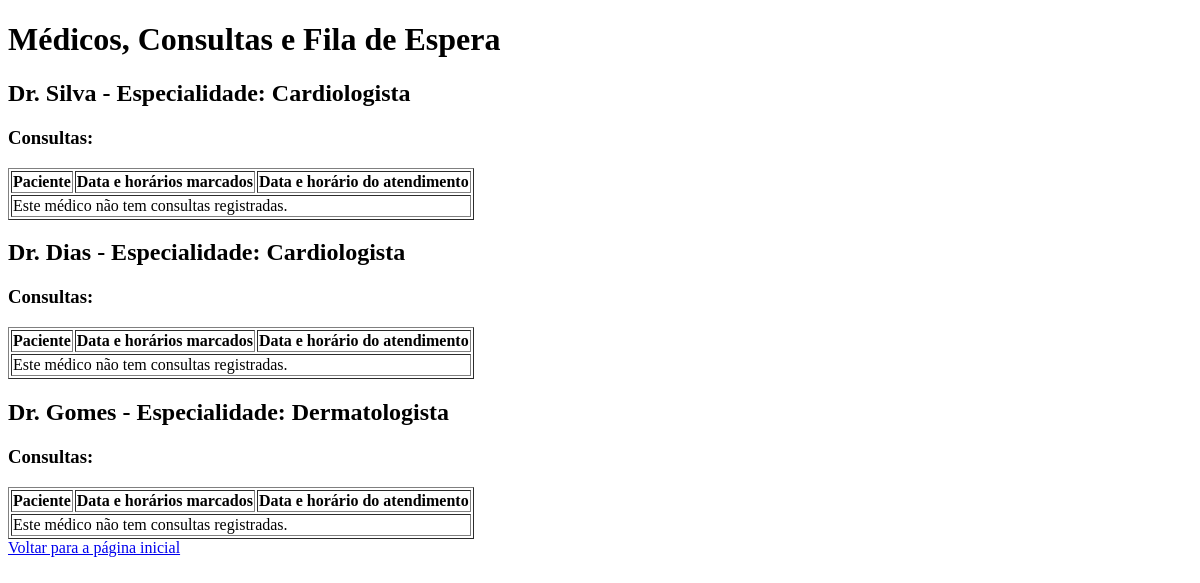
The page /atendente/relatorio on the database as committed earlier.
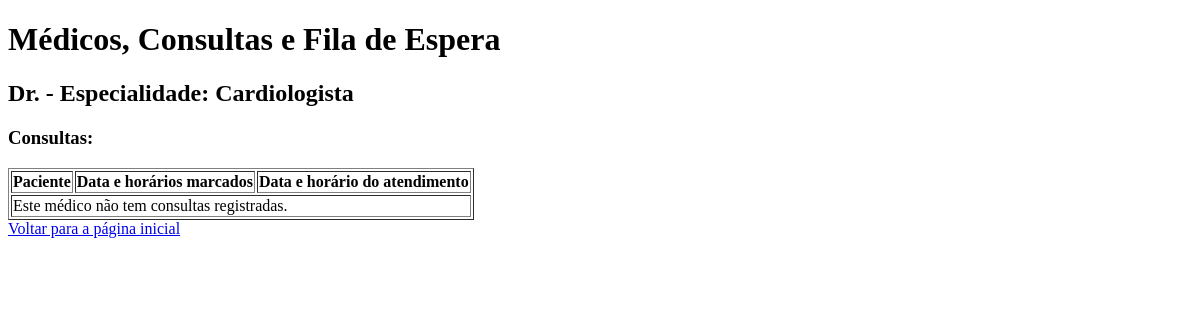
The same page on the database as committed later.
### core/models/medico.py (models this page shows, shortened)
class Medico(models.Model):
    usuario = models.OneToOneField(Usuario, on_delete=models.CASCADE)
    especialidade = models.ForeignKey(Especialidade, on_delete=models.CASCADE)

### core/models/usuario.py (models this page shows, shortened)
class Usuario(AbstractUser):
    TIPO_CHOICES = (
        ('paciente', 'Paciente'),
        ('atendente', 'Atendente'),
        ('medico', 'Médico'),
    )
    tipo = models.CharField(max_length=10, choices=TIPO_CHOICES, default='paciente')
    codigo = models.CharField(max_length=11, unique=True)
    telefone = models.CharField(max_length=11, null=True, blank=True)
    USERNAME_FIELD = 'codigo'
    objects = UsuarioManager()

### core/models/especialidade.py (models this page shows)
class Especialidade(models.Model):
    nome = models.CharField(max_length=50)
    def __str__(self):
        return self.nome

### core/views/atendenteView.py (the view, shortened to what this page needs)
def ver_relatorio(request):
    medicos = Medico.objects.all()
    medicos_dados = []
    for medico in medicos:
        consultas = Consulta.objects.filter(medico=medico)  # Consultas do médico
        pacientes_na_fila = FilaEspera.objects.filter(medico=medico)  # Pacientes na fila de espera
        consultas_e_fila = []
        medicos_dados.append({
            'medico': medico,
            'consultas_e_fila': consultas_e_fila
        })
    return render(request, 'atendente/medicos_com_consultas_e_fila.html', {
        'medicos_com_dados': medicos_dados,
    })

### core/templates/atendente/medicos_com_consultas_e_fila.html (shortened to what this page needs)
<!DOCTYPE html>
<html lang="pt-br">
<head>
</head>
<body>
    <h1>Médicos, Consultas e Fila de Espera</h1>
    {% for medico_dados in medicos_com_dados %}
        <h2>Dr. {{ medico_dados.medico.usuario.last_name }} - Especialidade: {{ medico_dados.medico.especialidade }}</h2>
        <h3>Consultas:</h3>
        <table border="1">
            <thead>
                <tr>
                    <th>Paciente</th>
                    <th>Data e horários marcados</th>
                    <th>Data e horário do atendimento</th>
                </tr>
            </thead>
            <tbody>
                {% for item in medico_dados.consultas_e_fila %}
                    <tr>
                        <td>{{ item.consulta.paciente.usuario.first_name }} {{ item.consulta.paciente.usuario.last_name }}</td>
                        <td>{{ item.consulta.horario.data_horario }}</td>
                        <td>
                            {% if item.updated_at_fila %}
                                {{ item.updated_at_fila|date:"d/m/Y H:i" }}
                            {% else %}
                                Nenhuma atualização
                            {% endif %}
                        </td>
                    </tr>
                {% empty %}
                    <tr>
                        <td colspan="5">Este médico não tem consultas registradas.</td>
                    </tr>
                {% endfor %}
            </tbody>
        </table>
    {% empty %}
        <p>Nenhum médico encontrado.</p>
    {% endfor %}
    <a href="{% url 'home' %}">Voltar para a página inicial</a>
</body>
</html>

Rows that differ between the two databases and show on the page:
removed Medico: medico.usuario.last_name "Silva", medico.especialidade "Cardiologista"
removed Medico: medico.usuario.last_name "Dias", medico.especialidade "Cardiologista"
removed Medico: medico.usuario.last_name "Gomes", medico.especialidade "Dermatologista"
added Medico: medico.especialidade "Cardiologista"
